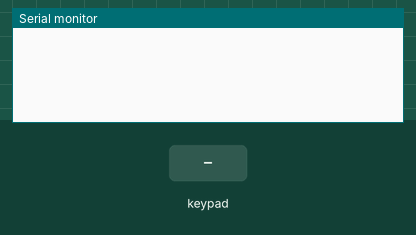
The sketch below on a simulated Arduino Uno, built with avr-gcc and run on an emulated ATmega328P. On the bench: the last lines printed to the serial monitor. Wiring (inferred from the signals the program sends): 4×4 keypad with keys 1 2 3 A 4 5 6 B 7 8 9 C * 0 # D: rows pin 11, pin 10, pin 9, pin 8; columns pin 7, pin 6, pin 5, pin 4. The inputs (shaded band) are chosen by the test bench.

Above: at 1.2 s.
1.3 s: key '1' pressed
At 2.5 s:
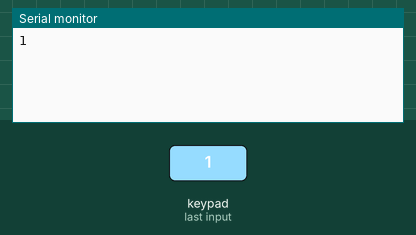
2.8 s: keypad keys 1 2 # pressed 0.4 s apart
At 4.6 s:
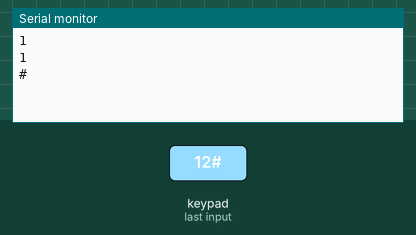
5.5 s: key 'A' pressed
At 5.9 s:
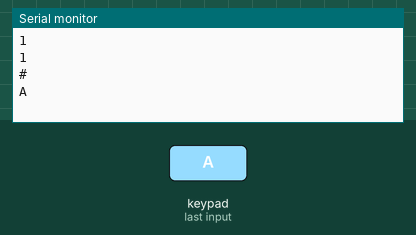
7.0 s: keypad keys 1 2 * pressed 0.4 s apart
At 9.0 s:
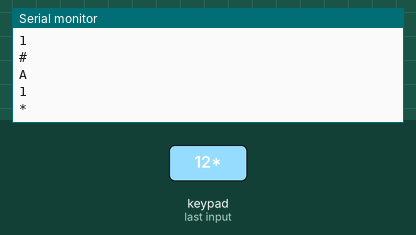
9.7 s: key 'B' pressed
At 10.3 s:
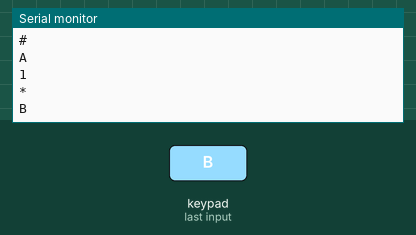
11.2 s: keypad keys 1 2 D pressed 0.4 s apart
At 13.4 s:
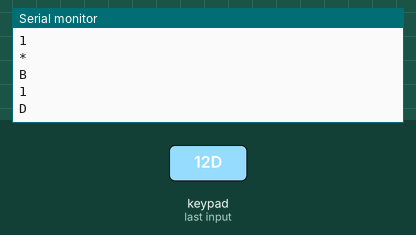

The sketch:

main.ino
```cpp
// (C) Erik Lindstrand, Konstantinos Rokanas, Michal Spano, group: 5 (2024)
// Work package 3
// Exercise 4
// Submission code: 0173549

// define section
#define ROWS  4               // define number of rows on keypad
#define COLS  4               // define number of columns on keypad
#define SERIAL_BAUD_RATE 9600 // define baud rate for serial monitor
#define DB_INTERVAL 1000      // define time (ms) required between key presses to register input
                              // (used in delay function to debounce unwanted repeat inputs)

// variable declarations
const int ROW1 = 11;	      // digital pin for row 1
const int COL1 = 7;           // digital pin for column 1

// multidimensional array represents keypad
// values correspond to actual keypad's row/column configuration
const char keypad[ROWS][COLS] = {
    {'1', '2', '3', 'A'},
    {'4', '5', '6', 'B'},
    {'7', '8', '9', 'C'},
    {'*', '0', '#', 'D'}
};

/*
* Setup function runs once at startup
* Within it we configure the pins that connect to the keypad
*/
void setup() {

    // loop through rows
    for(int i = 0; i < ROWS; i++) {

        // configure pin representing current row as output pin
        pinMode(ROW1 - i, OUTPUT);
    }

    // loop through columns
    for(int j = 0; j < COLS; j++) {

        // configure pin representing columns as input pin
        pinMode(COL1 - j, INPUT);
    }

    // setup serial monitor as output with defined baud rate
    Serial.begin(SERIAL_BAUD_RATE);
}

/*
* Main loop runs continuously
* Each loop, we check if a key has been pressed
*/
void loop() {

    // loop through rows
    for (int i = 0; i < ROWS; i++) {

        // send a signal through current row
        digitalWrite(ROW1 - i, LOW);

        // loop through columns
        for (int j = 0; j < COLS; j++) {

            // read the current column and store signal in keySignal variable
            int keySignal = digitalRead(COL1 - j);

            // check if the key is pressed (if keySignal == 0)
            // check also that current time is not within certain ms of last registered input
            // this ensures we ignore unwanted input noise / bouncing from physical key presses
            if (keySignal == LOW) {

                // print the corresponding character from the keypad array
                Serial.println(keypad[i][j]);

                // delay the program by 1 second to ensure no unwanted input noise / bouncing is registered
                delay(DB_INTERVAL);
            }
        }

        // reset the current row
        digitalWrite(ROW1 - i, HIGH);
    }
}
```

Measured:
- after the input at 1.3 s, the serial monitor: prints a new line at once (image 1)
- after the input at 2.8 s, the serial monitor: prints a new line after 1.0 s (image 2)
- after the input at 5.5 s, the serial monitor: prints a new line at once (image 3)
- after the input at 7.0 s, the serial monitor: prints a new line at once (image 4)
- after the input at 9.7 s, the serial monitor: prints a new line at once (image 5)
- after the input at 11.2 s, the serial monitor: prints a new line at once (image 6)
